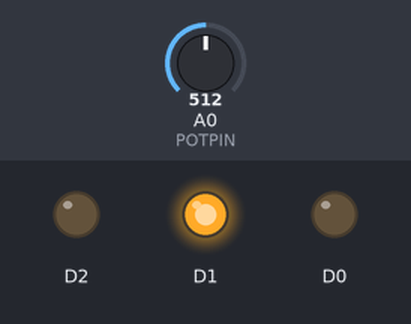
Recording of a sketch running on a simulated ESP8266 (NodeMCU). Shown: output pins drawn as LEDs (lit = HIGH). The inputs (shaded band) are chosen by the test bench; at power-on: A0 (POTPIN) = 512. WiFi joins after 1.5 s; servers stay silent unless stated; no MQTT or app messages arrive unless stated; what the sketch prints to the serial monitor is not drawn.

Above: at 2.7 s.
2.8 s: A0 (POTPIN) set to 592
5.8 s: A0 (POTPIN) set to 615
At 7.0 s:
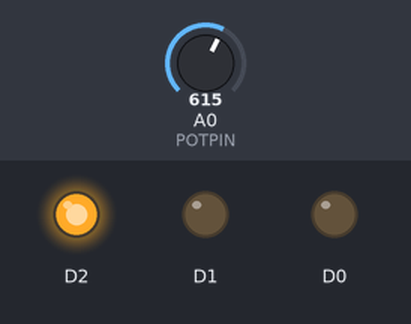
7.3 s: A0 (POTPIN) set to 240
At 8.3 s:
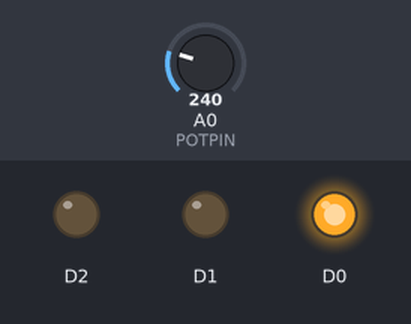
8.8 s: A0 (POTPIN) set to 264
At 9.5 s:
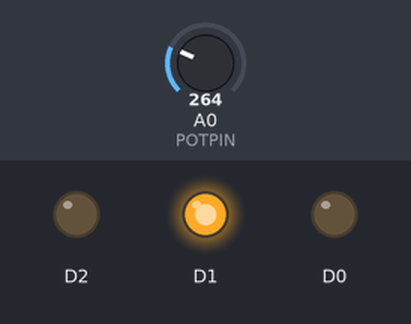
10.3 s: A0 (POTPIN) set to 122
At 10.6 s:
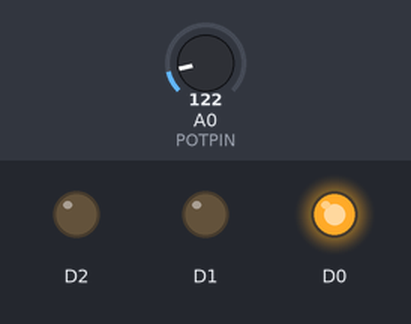
Timing chart, 0 to 12.8 s (numbered marks = the images above; inputs shaded):
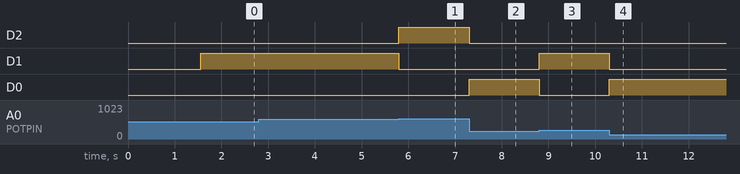

Measured:
- the behaviour switches between 600 and 601 on A0 (POTPIN) (found by bisection; images 0 and 1)
- the behaviour switches between 250 and 251 on A0 (POTPIN) (found by bisection; images 2 and 3)
- after the input at 5.8 s, D2: LOW → HIGH at once; D1: HIGH → LOW at once
- after the input at 7.3 s, D2: HIGH → LOW at once; D0: LOW → HIGH at once
- after the input at 8.8 s, D1: LOW → HIGH at once; D0: HIGH → LOW at once
- after the input at 10.3 s, D1: HIGH → LOW at once; D0: LOW → HIGH at once

The sketch:

PipedownController.ino
```cpp
#include <ESP8266WiFi.h>
#include <PubSubClient.h> // Allows us to connect to, and publish to the Mosquitto MQTT broker

//const char* host = "192.168.211.10";
//const int httpPort = 80;
const char* ssid = "PipeDN";
const char* wifi_password = "p!p3d0uun_20170104";
const char* mqtt_server = "192.168.211.10";
//const char* mqtt_server = "10.0.0.9";
const char* mqtt_topic = "noiseLevel";
const char* mqtt_username = "super";
const char* mqtt_password = "super";
const char* clientID = "Client 1";
//  The analog input for sound device
const int POTPIN = A0;
int analogInputValue = 0;

WiFiClient WiFiClient;

// Create MQTT client to connect to broker
PubSubClient client(mqtt_server, 1883, WiFiClient); // 1883 is the listener port for the Broker

//  Setup method --------------------------------------- //
void setup() {

  pinMode(POTPIN,INPUT);
  pinMode(D0, OUTPUT);
  pinMode(D1, OUTPUT);
  pinMode(D2, OUTPUT);
  Serial.begin(115200);

//  setup network connection to server
//  connect to WIFI API
//  Connect and subscribe to MQTT broker
  WiFi.mode(WIFI_STA);
  WiFi.begin(ssid, wifi_password);

  while (WiFi.status() != WL_CONNECTED) {

    delay(500);
    Serial.print("!");
  }
  Serial.println("");
  Serial.println("WiFi connected");
  Serial.println("IP address: ");
  Serial.println(WiFi.localIP());

  // Connect to MQTT Broker
  // client.connect returns a boolean value to let us know if the connection was successful.
  if (client.connect(clientID, mqtt_username, mqtt_password)) {
    Serial.println("Connected to MQTT Broker!");
  }
  else {
    Serial.println("Connection to MQTT Broker failed...");
  }

}

void Publish(int level){
  char pubMsg[50];
  String str = "1,";
  String msg = "Level noise: ";
  str += level;
  msg += level;

  //  Convert to char array
  str.toCharArray(pubMsg,50);

  //  MQTT handles
  //  Try to publish noiseLevel to broker, else send failed publish to console
  //  and try again
  if (client.publish(mqtt_topic, pubMsg)) {
      Serial.println(msg);
  } else {
    Serial.println("Message failed to send. Reconnecting to MQTT Broker and trying again");
    client.connect(clientID, mqtt_username, mqtt_password);
    delay(10); // This delay ensures that client.publish doesn't clash with the client.connect call
    client.publish(mqtt_topic, pubMsg);
    Serial.println(msg);
  }
}

//  turn ON LED and Publish the noise level to teh MQTT broker ----------------//
void turnONLEDatThisLevel (int level){

  if (level < 250){
    digitalWrite(D0, HIGH);
    digitalWrite(D1, LOW);
    digitalWrite(D2, LOW);
    //Publish(level);
  }

  if (level > 250  && level < 600) {
    digitalWrite(D0, LOW);
    digitalWrite(D1, HIGH);
    digitalWrite(D2, LOW);
  }

  if( level > 600){
    digitalWrite(D0, LOW);
    digitalWrite(D1, LOW);
    digitalWrite(D2, HIGH);
  }

  Publish(level);
}

//  The main loop -------------------------------- //
void loop() {
  analogInputValue = analogRead(POTPIN);
  turnONLEDatThisLevel(analogInputValue);

}
```
